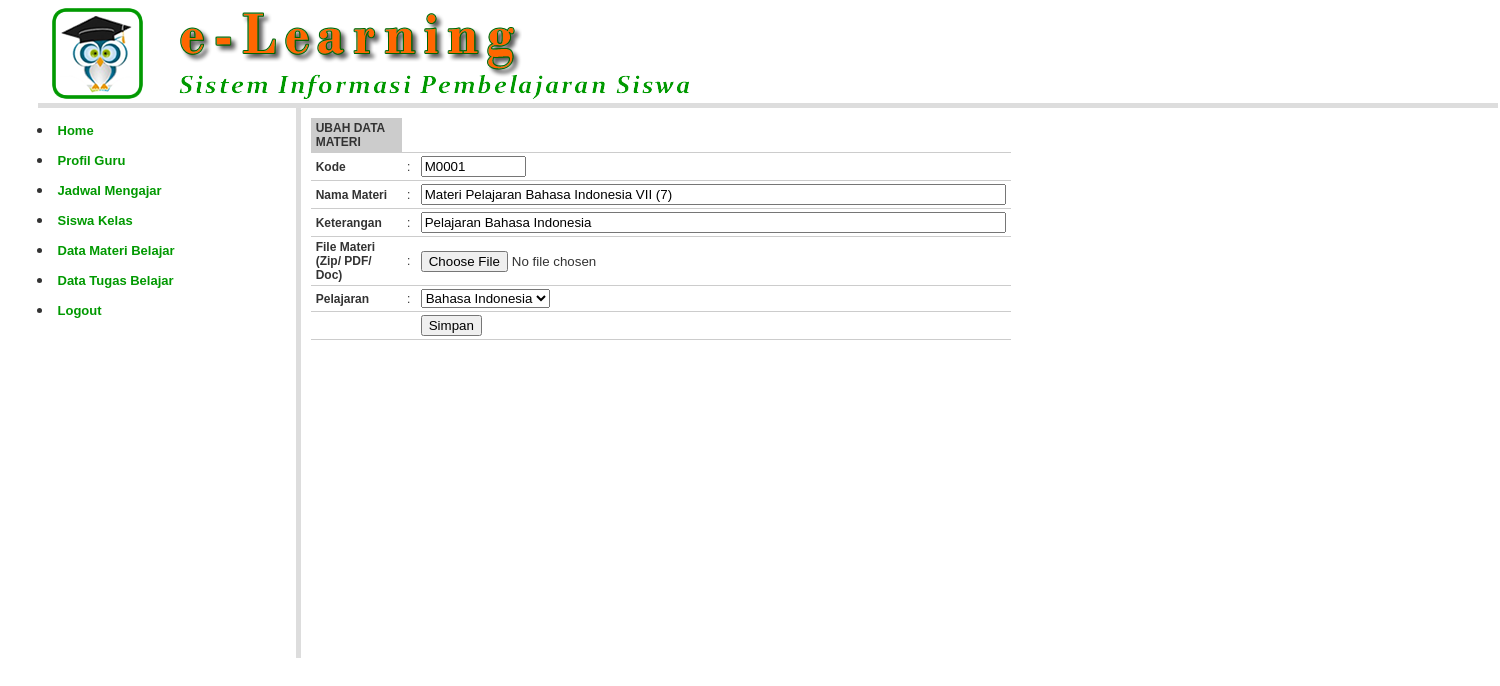
/guru/?open=Materi-Edit&Kode=M0001 (signed in), run on the app's committed database.
### tables this page shows
CREATE TABLE `materi_belajar` (
  `kd_materi` char(5) NOT NULL,
  `nm_materi` varchar(100) NOT NULL,
  `keterangan` varchar(200) NOT NULL,
  `file_materi` varchar(200) NOT NULL,
  `kd_pelajaran` char(3) NOT NULL,
  `kd_guru` char(4) NOT NULL
);

### guru/materi_edit.php (the view, shortened to what this page needs)
<?php
include_once "../library/inc.connection.php";
$kodeGuru= $_SESSION['SES_GURU'];
$Kode	 = $_GET['Kode'];
$mySql	 = "SELECT * FROM materi_belajar WHERE kd_materi='$Kode' AND kd_guru='$kodeGuru'";
$myQry	 = mysql_query($mySql, $koneksidb)  or die ("Query salah : ".mysql_error());
$myData	 = mysql_fetch_array($myQry);
$dataKode	= $myData['kd_materi'];
$dataNama 	= isset($_POST['txtNama']) ? $_POST['txtNama'] : $myData['nm_materi'];
$dataKeterangan = isset($_POST['txtKeterangan']) ? $_POST['txtKeterangan'] : $myData['keterangan'];
$dataPelajaran 	= isset($_POST['cmbPelajaran']) ? $_POST['cmbPelajaran'] : $myData['kd_pelajaran'];
?>
<form action="<?php $_SERVER['PHP_SELF']; ?>" method="post" enctype="multipart/form-data" name="form1" target="_self" id="form1">
  <table class="table-list" width="700" border="0" cellspacing="1" cellpadding="3">
    <tr>
      <td width="209" bgcolor="#CCCCCC"><strong>UBAH  DATA MATERI </strong></td>
      <td width="6">&nbsp;</td>
      <td width="463">&nbsp;</td>
    </tr>
    <tr>
      <td><strong>Kode</strong></td>
      <td>:</td>
      <td><input name="textfield" type="text" value="<?php echo $dataKode; ?>" size="10" maxlength="4" />
      <input name="txtKode" type="hidden" id="txtKode" value="<?php echo $myData['kd_materi']; ?>" /></td>
    </tr>
    <tr>
      <td><strong>Nama Materi </strong></td>
      <td>:</td>
      <td><input name="txtNama" type="text" id="txtNama" value="<?php echo $dataNama; ?>" size="70" maxlength="100" /></td>
    </tr>
    <tr>
      <td><strong>Keterangan</strong></td>
      <td>:</td>
      <td><input name="txtKeterangan" type="text" id="txtKeterangan" value="<?php echo $dataKeterangan; ?>" size="70" maxlength="200" /></td>
    </tr>
    <tr>
      <td><strong>File Materi (Zip/ PDF/ Doc) </strong></td>
      <td>:</td>
      <td><input name="txtNamaFile" type="file" id="txtNamaFile" size="40" maxlength="200" />
      <input name="txtFileLama" type="hidden" id="txtFileLama" value="<?php echo $myData['file_materi']; ?>" /></td>
    </tr>
    <tr>
      <td><strong>Pelajaran</strong></td>
      <td>:</td>
<td><select name="cmbPelajaran">
<?php
$bacaSql = "SELECT * FROM pelajaran ORDER BY kd_pelajaran";
$bacaQry = mysql_query($bacaSql, $koneksidb) or die ("Gagal Query".mysql_error());
while ($bacaData = mysql_fetch_array($bacaQry)) {
	if ($bacaData['kd_pelajaran'] == $dataPelajaran) {
		$cek = " selected";
	} else { $cek=""; }
	echo "<option value='$bacaData[kd_pelajaran]' $cek> $bacaData[nm_pelajaran] </option>";
}
?>
</select>	</td>
    </tr>
    <tr>
      <td>&nbsp;</td>
      <td>&nbsp;</td>
      <td><input name="btnSimpan" type="submit" id="btnSimpan" value="Simpan" /></td>
    </tr>
  </table>
</form>

### styles/style.css (style rules this page uses)
body { margin:0px auto 0px; padding:3px; font-family:"Arial"; font-size:12px; color:#333; width:95%; background-position:top; background-color:#fff; }
.table-main td { color: #333; border-collapse: collapse; vertical-align: center; padding: 0px; border:none; }
.table-list { clear: both; text-align: left; border-collapse: collapse; margin: 0px 0px 10px 0px; background:#fff; }
.table-list td { color: #333; font-size:12px; border-color: #fff; border-collapse: collapse; vertical-align: center; padding: 3px 5px; border-bottom:1px #CCCCCC solid; }

### data on the page
materi_belajar: textfield "M0001", txtNama "Materi Pelajaran Bahasa Indonesia VII (7)", txtKeterangan "Pelajaran Bahasa Indonesia"

### other printed values
form field cmbPelajaran "Bahasa Indonesia"
